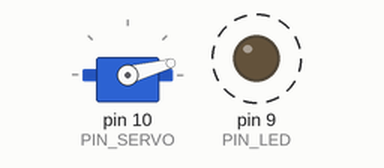
The sketch below on a simulated Arduino Uno, built with avr-gcc and run on an emulated ATmega328P. On the bench: servo, output pins drawn as LEDs (lit = HIGH). Dashed ring = blinking.

Above: at 0.05 s.
Timing chart, 0 to 4.6 s (numbered marks = the images above):
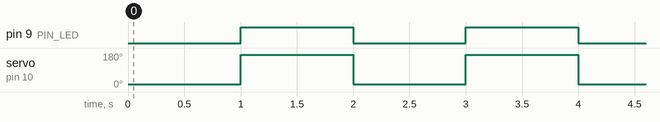

Measured:
- by itself, pin 9 (PIN_LED): alternates HIGH for 1.0 s and LOW for 1.0 s
- by itself, servo on pin 10 (PIN_SERVO): alternates 170° for 1.0 s and 15° for 1.0 s

The sketch:

golbantongsin.ino
```cpp
#include <Servo.h>

#define PIN_LED   9   // LED active-low
#define PIN_SERVO 10  // servo motor

#define _DUTY_MIN 700
#define _DUTY_MAX 2300
Servo myservo;

void setup() {
  pinMode(PIN_LED, OUTPUT);
  myservo.attach(PIN_SERVO);
}

void loop() {
    myservo.writeMicroseconds(_DUTY_MIN);
    digitalWrite(PIN_LED, 0);
    delay(1000);
    myservo.writeMicroseconds(_DUTY_MAX);
    digitalWrite(PIN_LED, 1);
    delay(1000);
}
```
